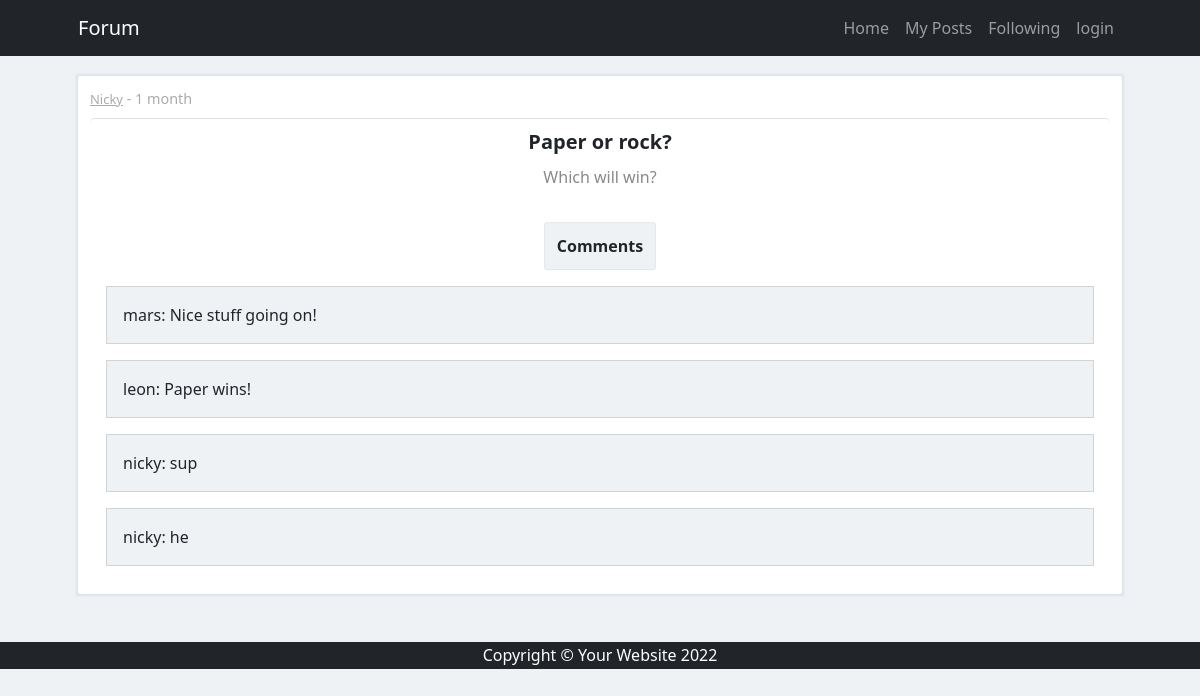
Page /commentspost/15 on the committed database.
### base/models.py (models this page shows, shortened)
class Post(models.Model):
    header = models.CharField(max_length=100)
    body = models.TextField()
    updated = models.DateTimeField(auto_now=True)
    created = models.DateTimeField(auto_now_add=True)
    user = models.ForeignKey(settings.AUTH_USER_MODEL, on_delete=models.CASCADE)
    class Meta:
        ordering = ['-updated', '-created']

class Comment(models.Model):
    body = models.TextField()
    post = models.ForeignKey(Post, on_delete=models.CASCADE)
    user = models.ForeignKey(settings.AUTH_USER_MODEL, on_delete=models.CASCADE)
    updated = models.DateTimeField(auto_now=True)
    created = models.DateTimeField(auto_now_add=True)
    class Meta:
        ordering = ['-updated', '-created']

### base/views.py (the view)
# urls.py: path('commentspost/<str:pk>', views.commentspost, name='commentspost'),
def commentspost(request, pk):
    post = Post.objects.filter(id=pk)
    users = User.objects.filter(comment__post_id=pk).values('id')
    user_id_list = []
    for u in users:
        user_id_list.append(u['id'])
    user_id_list = list(set(user_id_list))
    all_comments = Comment.objects.filter(post__id=pk).filter(user__id__in=user_id_list).values('id', 'body', 'post_id', 'user_id', 'user__id', 'user__username')
    context = {'posts': post, 'comments_list':all_comments}
    if request.method == "POST":
        comment_id = request.POST.get('comment_id')
        delete_comment = request.POST.get('delete_comment')
        if 'delete_comment' == delete_comment:
            comment = Comment.objects.filter(id=comment_id)
            comment.delete()
            return redirect('commentspost', pk=pk)
        else:
            comment = request.POST["user_comment"]
            comment_instance = Comment.objects.create(body=comment, post_id=pk, user_id=request.user.id)
            comment_instance.save()
            return redirect('commentspost', pk=pk)
    else:
        return render(request, 'base/commentspost.html', context)

### base/templates/base/commentspost.html (shortened to what this page needs)
{% extends 'base/main.html' %}
{% block content %}
<div class="container margin-top">
    {% if posts is not None %}
        {% for post in posts %}
            {% include 'base/components/post_component.html' with comments_list=comments_list %}
        {% endfor %}
    {% endif %}
</div>
{% endblock %}

### base/templates/base/components/post_component.html (shortened to what this page needs)
<div class="card mb-4-post">
    <div class="card-body">
        <div class="card-text-small">
        <a class="card-text-small" href="{% url 'userprofile' post.user_id %}#">{{post.user | title}}</a> - {{post.created | timesince}}
        </div>
        <div class="card-header">{{post.header}} </div>
        <p class="card-text-body-custom"> {{post.body}} </p>
        <div class="row-flex">
            <form method="POST" action="">
                <a class="nav-link button-6-custom" href="{% url 'commentspost' post.id %}#"> Comments </a>
            </form>
        </div>
        {% include 'base/components/comment_component.html' with comments=comments %}
    </div>
</div>

### base/templates/base/components/comment_component.html (shortened to what this page needs)
{% for comment in comments_list %}
<form method="post" name="">
    <p class="card-comment"> {{comment.user__username}}: {{comment.body}}
    </p>
</form>
{% endfor%}

### base/static/css/styles_custom.css (style rules this page uses)
.button-6-custom, .button-delete-custom, .nav-button-delete { align-items: center; background-color: #EFF2F5; border: 1px solid rgba(133, 133, 133, 0.1); border-radius: .25rem; box-shadow: rgba(0, 0, 0, 0.02) 0 1px 3px 0; box-sizing: border-box; color: rgba(0, 0, 0, 0.85); cursor: pointer; display: inline-flex; font-family: system-ui,-apple-system,system-ui,"Helvetica Neue",Helvetica,Arial,sans-serif; font-size: 16px; font-weight: 600; justify-content: center; line-height: 1.25; margin: 0; min-height: 3rem; padding: 0.5rem 0.75rem; position: relative; text-decoration: none; transition: all 250ms; user-select: none; -webkit-user-select: none; touch-action: manipulation; vertical-align: baseline; width: auto; text-decoration: none; }
.row-flex, .row-flex-create-post { display: flex; justify-content: space-around; padding-top: 25px; align-items: center; flex-wrap: wrap; }
.margin-top { margin-top: 20px; }

### rows in the picture
Post: user "Nicky", created "1 month", header "Paper or rock?", body "Which will win?"
Comment: user__username "mars", body "Nice stuff going on!"
Comment: user__username "leon", body "Paper wins!"
Comment: user__username "nicky", body "sup"
Comment: user__username "nicky", body "he"
